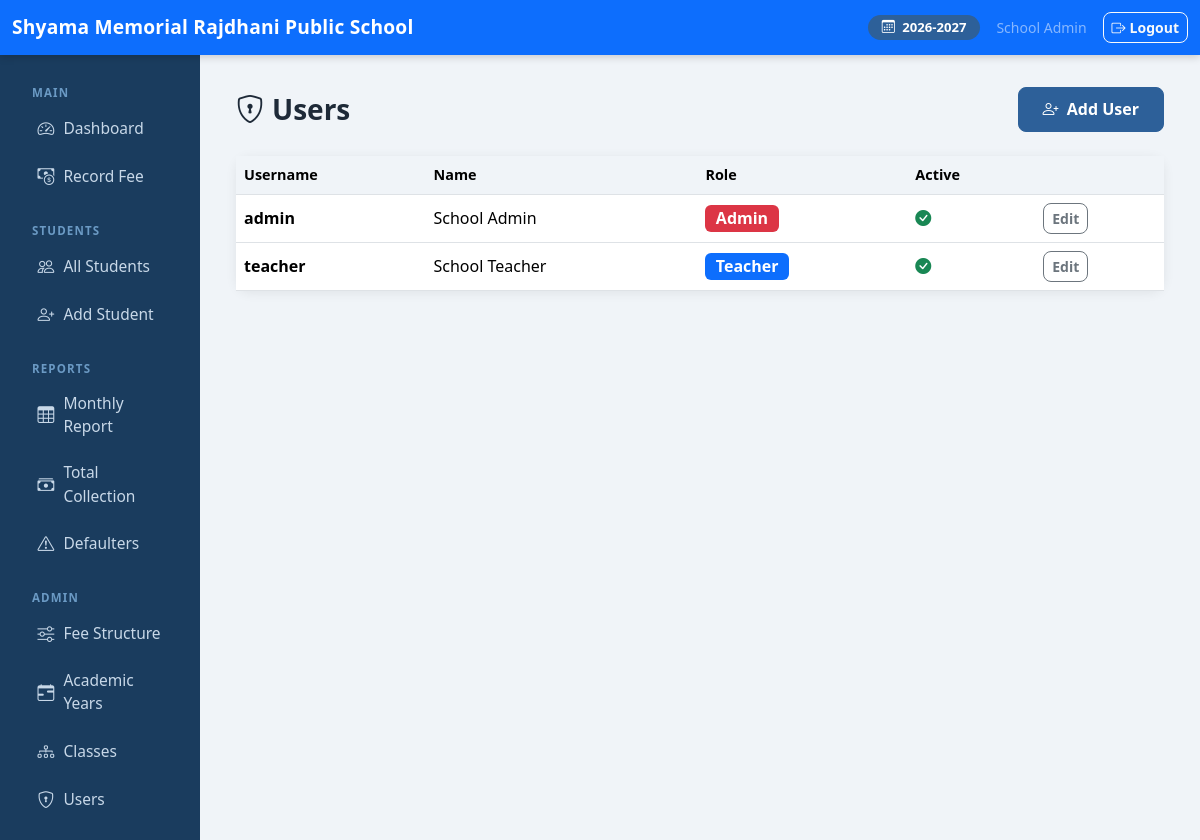
The page /accounts/users/ (signed in) on the database its author committed.
### students/models.py (models this page shows, shortened)
class AcademicYear(models.Model):
    name = models.CharField(max_length=20, unique=True)  # e.g. "2026-2027"
    start_date = models.DateField()
    end_date = models.DateField()
    is_current = models.BooleanField(default=False)
    class Meta:
        ordering = ['-start_date']
    @classmethod
    def get_current(cls):
        return cls.objects.filter(is_current=True).first()

### accounts/models.py (models this page shows, shortened)
class CustomUser(AbstractUser):
    ROLE_ADMIN = 'admin'
    ROLE_TEACHER = 'teacher'
    ROLE_CHOICES = [
        (ROLE_ADMIN, 'Admin'),
        (ROLE_TEACHER, 'Teacher'),
    ]
    role = models.CharField(max_length=10, choices=ROLE_CHOICES, default=ROLE_TEACHER)
    def is_admin(self):
        return self.role == self.ROLE_ADMIN

### accounts/views.py (the view)
# urls.py: path('users/', views.user_list, name='user_list'),
@login_required
@admin_required
def user_list(request):
    users = CustomUser.objects.all().order_by('username')
    return render(request, 'accounts/user_list.html', {'users': users})

### fees/templatetags/fees_tags.py (called while the page is built)
@register.simple_tag
def current_year_display():
    year = AcademicYear.get_current()
    return year.name if year else 'No Active Year'

### templates/accounts/user_list.html (shortened to what this page needs)
{% extends "base.html" %}
{% block content %}
<div class="d-flex justify-content-between align-items-center mb-4">
  <h3 class="fw-bold mb-0"><i class="bi bi-shield-lock me-2"></i>Users</h3>
  <a href="{% url 'accounts:user_add' %}" class="btn btn-primary btn-lg">
    <i class="bi bi-person-plus me-1"></i> Add User
  </a>
</div>
<div class="card">
  <div class="table-responsive">
    <table class="table table-hover mb-0">
      <thead><tr><th>Username</th><th>Name</th><th>Role</th><th>Active</th><th></th></tr></thead>
      <tbody>
        {% for u in users %}
        <tr>
          <td class="fw-semibold">{{ u.username }}</td>
          <td>{{ u.get_full_name|default:'-' }}</td>
          <td><span class="badge {% if u.role == 'admin' %}bg-danger{% else %}bg-primary{% endif %} fs-6">{{ u.get_role_display }}</span></td>
          <td>{% if u.is_active %}<i class="bi bi-check-circle-fill text-success"></i>{% else %}<i class="bi bi-x-circle-fill text-danger"></i>{% endif %}</td>
          <td><a href="{% url 'accounts:user_edit' u.pk %}" class="btn btn-sm btn-outline-secondary">Edit</a></td>
        </tr>
        {% empty %}
        <tr><td colspan="5" class="text-center text-muted py-4">No users found.</td></tr>
        {% endfor %}
      </tbody>
    </table>
  </div>
</div>
{% endblock %}

### templates/base.html (shortened to what this page needs)
<!DOCTYPE html>
<html lang="en">
<head>
  <link href="https://cdn.jsdelivr.net/npm/bootstrap@5.3.3/dist/css/bootstrap.min.css" rel="stylesheet">
  <link href="https://cdn.jsdelivr.net/npm/bootstrap-icons@1.11.3/font/bootstrap-icons.min.css" rel="stylesheet">
</head>
<body>
{% if user.is_authenticated %}
<nav class="navbar navbar-dark bg-primary no-print">
  <div class="container-fluid">
    <span class="navbar-brand">Shyama Memorial Rajdhani Public School</span>
    <div class="d-flex align-items-center gap-3">
      {% with year=request.session.current_year %}
      <span class="year-badge">
        <i class="bi bi-calendar3 me-1"></i>
        {% load fees_tags %}{% current_year_display %}
      </span>
      {% endwith %}
      <span class="text-white-50 small">{{ user.get_full_name|default:user.username }}</span>
      <a href="{% url 'accounts:logout' %}" class="btn btn-outline-light btn-sm">
        <i class="bi bi-box-arrow-right me-1"></i>Logout
      </a>
    </div>
  </div>
</nav>
<div class="container-fluid">
  <div class="row">
    <div class="col-md-2 sidebar no-print py-3">
      <div class="sidebar-heading">Main</div>
      <ul class="nav flex-column">
        <li class="nav-item">
          <a class="nav-link {% if request.resolver_match.url_name == 'dashboard' %}active{% endif %}" href="{% url 'fees:dashboard' %}">
            <i class="bi bi-speedometer2"></i> Dashboard
          </a>
        </li>
        <li class="nav-item">
          <a class="nav-link {% if 'fee_entry' in request.resolver_match.url_name %}active{% endif %}" href="{% url 'fees:fee_entry_select' %}">
            <i class="bi bi-cash-coin"></i> Record Fee
          </a>
        </li>
      </ul>
      <div class="sidebar-heading mt-2">Students</div>
      <ul class="nav flex-column">
        <li class="nav-item">
          <a class="nav-link" href="{% url 'students:list' %}">
            <i class="bi bi-people"></i> All Students
          </a>
        </li>
        <li class="nav-item">
          <a class="nav-link" href="{% url 'students:add' %}">
            <i class="bi bi-person-plus"></i> Add Student
          </a>
        </li>
      </ul>
      <div class="sidebar-heading mt-2">Reports</div>
      <ul class="nav flex-column">
        <li class="nav-item">
          <a class="nav-link" href="{% url 'fees:monthly_report' %}">
            <i class="bi bi-table"></i> Monthly Report
          </a>
        </li>
        <li class="nav-item">
          <a class="nav-link" href="{% url 'fees:total_collection' %}">
            <i class="bi bi-cash-stack"></i> Total Collection
          </a>
        </li>
        <li class="nav-item">
          <a class="nav-link" href="{% url 'fees:defaulters' %}">
            <i class="bi bi-exclamation-triangle"></i> Defaulters
          </a>
        </li>
      </ul>
      {% if user.is_admin %}
      <div class="sidebar-heading mt-2">Admin</div>
      <ul class="nav flex-column">
        <li class="nav-item">
          <a class="nav-link" href="{% url 'fees:structure_list' %}">
            <i class="bi bi-sliders"></i> Fee Structure
          </a>
        </li>
        <li class="nav-item">
          <a class="nav-link" href="{% url 'students:year_list' %}">
            <i class="bi bi-calendar-range"></i> Academic Years
          </a>
        </li>
        <li class="nav-item">
          <a class="nav-link" href="{% url 'students:class_list' %}">
            <i class="bi bi-diagram-3"></i> Classes
          </a>
        </li>
        <li class="nav-item">
          <a class="nav-link" href="{% url 'accounts:user_list' %}">
            <i class="bi bi-shield-lock"></i> Users
          </a>
        </li>
      </ul>
      {% endif %}
    </div>
    <div class="col-md-10 main-content">
      {% block content %}{% endblock %}
    </div>
  </div>
</div>
{% else %}
{% block full_content %}{% endblock %}
{% endif %}
</body>
</html>

### templates/base.html (style rules this page uses)
body { font-size: 1rem; background: #f0f4f8; color: #1e2a38; }
a { text-decoration: none; }
.navbar { box-shadow: 0 2px 8px rgba(0,0,0,.18); }
.navbar-brand { font-weight: 700; font-size: 1.2rem; letter-spacing: .01em; }
.sidebar { min-height: calc(100vh - 56px); background: #1a3c5e; }
.sidebar .nav-link { color: #c8d8e8; font-size: .97rem; padding: .6rem 1.1rem; border-radius: 7px; margin: 2px 8px; display: flex; align-items: center; gap: 9px; transition: background .15s; }
.sidebar .nav-link i { font-size: 1.05rem; flex-shrink: 0; }
.sidebar-heading { color: #6b9ac4; font-size: .72rem; font-weight: 700; letter-spacing: .1em; padding: .8rem 1.25rem .2rem; text-transform: uppercase; }
.main-content { padding: 2rem 2.25rem; }
.card { border: none; border-radius: 14px; box-shadow: 0 2px 12px rgba(0,0,0,.07); }
.btn { border-radius: 8px; font-weight: 600; }
.btn-lg { font-size: 1rem; padding: .6rem 1.5rem; }
.btn-primary { background: #2d6099; border-color: #2d6099; }
.table th { font-weight: 600; background: #f0f4f8; font-size: .9rem; }
.table td { vertical-align: middle; }
.year-badge { background: #2d6099; color: #fff; border-radius: 20px; padding: 3px 14px; font-size: .82rem; font-weight: 600; }

### rows shown on the page
AcademicYear: name "2026-2027"
CustomUser: get_full_name "School Admin", username "admin", role "Admin", is_active True (drawn)
CustomUser: username "teacher", get_full_name "School Teacher", role "Teacher", is_active True (drawn)
